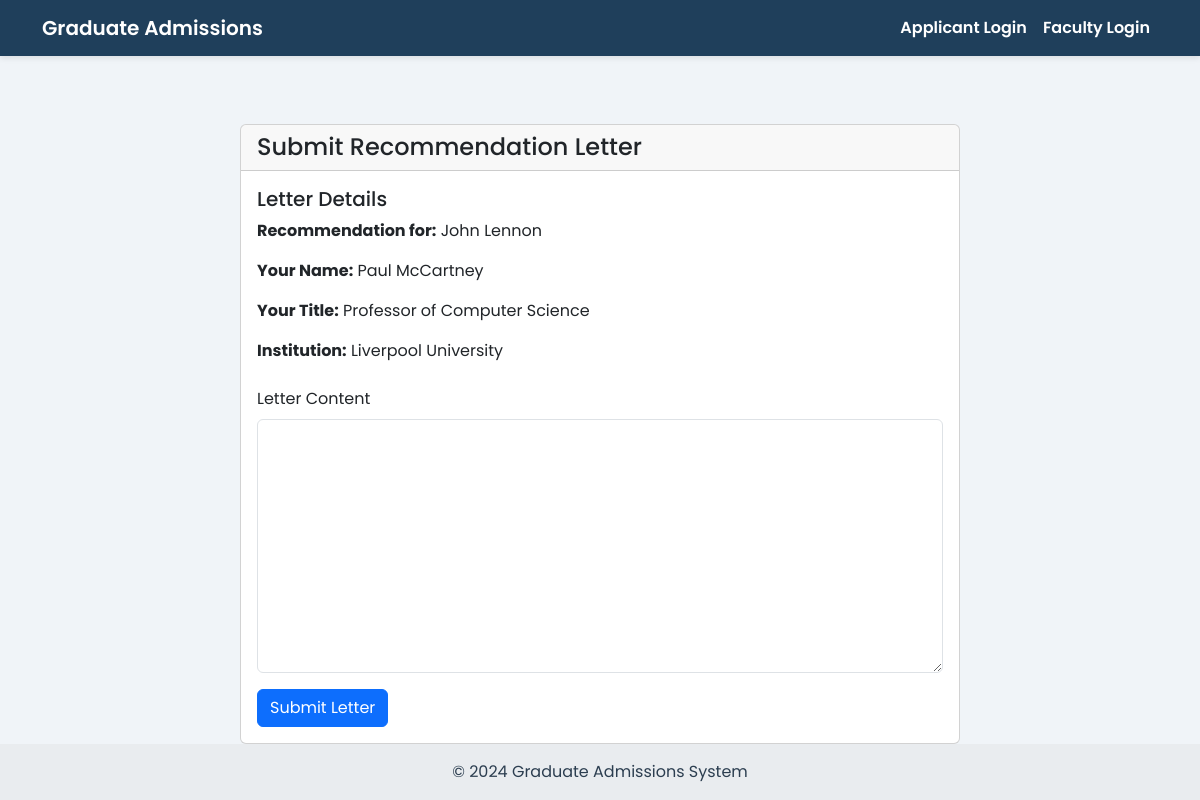
Screenshot of /applicant/submit_letter/1 with the database file from the repository.
### tables this page shows
CREATE TABLE users (
    uid CHAR(8) PRIMARY KEY,
    email VARCHAR(100) UNIQUE NOT NULL,
    username VARCHAR(50) UNIQUE NOT NULL,
    password VARCHAR(255) NOT NULL,
    user_type INTEGER NOT NULL CHECK (user_type BETWEEN 1 AND 6),
    first_name VARCHAR(50) NOT NULL,
    last_name VARCHAR(50) NOT NULL,
    address TEXT,
    created_at TIMESTAMP DEFAULT CURRENT_TIMESTAMP,
    updated_at TIMESTAMP DEFAULT CURRENT_TIMESTAMP,
    CHECK (length(uid) = 8 AND uid GLOB '[0-9]*')
    -- 1 = applicant, 2 = gradstudent, 3 = faculty, 4 = admin, 5 = gs, 6 = alumni
);

CREATE TABLE recommendation_letter (
    id INTEGER PRIMARY KEY AUTOINCREMENT,
    applicant_uid CHAR(8) NOT NULL,
    writer_name VARCHAR(100) NOT NULL,
    writer_email VARCHAR(100) NOT NULL,
    writer_title VARCHAR(100) NOT NULL,
    institution_name VARCHAR(100) NOT NULL,
    letter_content TEXT,
    is_submitted BOOLEAN DEFAULT FALSE,
    submission_date TIMESTAMP,
    FOREIGN KEY (applicant_uid) REFERENCES applicant(uid) ON DELETE CASCADE
);

### main.py (the view, shortened to what this page needs)
@app.route('/applicant/submit_letter/<int:letter_id>', methods=['GET', 'POST'])
def submit_letter(letter_id):
    conn = get_db_connection()
    letter = conn.execute("SELECT * FROM recommendation_letter WHERE id = ?", (letter_id,)).fetchone()
    applicant = None
    if letter:
        applicant = conn.execute("SELECT * FROM users WHERE uid = ?", (letter['applicant_uid'],)).fetchone()
    conn.close()
    return render_template('submit_letter.html', letter=letter, applicant=applicant)

### main.py (called while the page is built)
def get_db_connection(): #basic getting connection fucntion to avoid repetitivness
    conn = sqlite3.connect('phase-2.db')
    conn.row_factory = sqlite3.Row
    return conn

### templates/submit_letter.html
{% extends "base.html" %}
{% block content %}
<div class="container mt-5">
    <div class="row justify-content-center">
        <div class="col-md-8">
            <div class="card">
                <div class="card-header">
                    <h4 class="mb-0">Submit Recommendation Letter</h4>
                </div>
                <div class="card-body">
                    <div class="mb-4">
                        <h5>Letter Details</h5>
                        <p><strong>Recommendation for:</strong> {{ applicant.first_name }} {{ applicant.last_name }}</p>
                        <p><strong>Your Name:</strong> {{ letter.writer_name }}</p>
                        <p><strong>Your Title:</strong> {{ letter.writer_title }}</p>
                        <p><strong>Institution:</strong> {{ letter.institution_name }}</p>
                    </div>
                    <form method="POST" action="{{ url_for('submit_letter', letter_id=letter.id) }}">
                        <div class="mb-3">
                            <label for="letter_content" class="form-label">Letter Content</label>
                            <textarea class="form-control" id="letter_content" name="letter_content" rows="10" required></textarea>
                        </div>
                        <button type="submit" class="btn btn-primary">Submit Letter</button>
                    </form>
                </div>
            </div>
        </div>
    </div>
</div>
{% endblock %}

### templates/base.html (style rules this page uses)
body { min-height: 100vh; display: flex; flex-direction: column; font-family: 'Poppins', sans-serif; background-color: #f0f4f8; color: #2c3e50; }

### rows the page displays
users: first_name "John", last_name "Lennon"
recommendation_letter: writer_name "Paul McCartney", writer_title "Professor of Computer Science", institution_name "Liverpool University"
